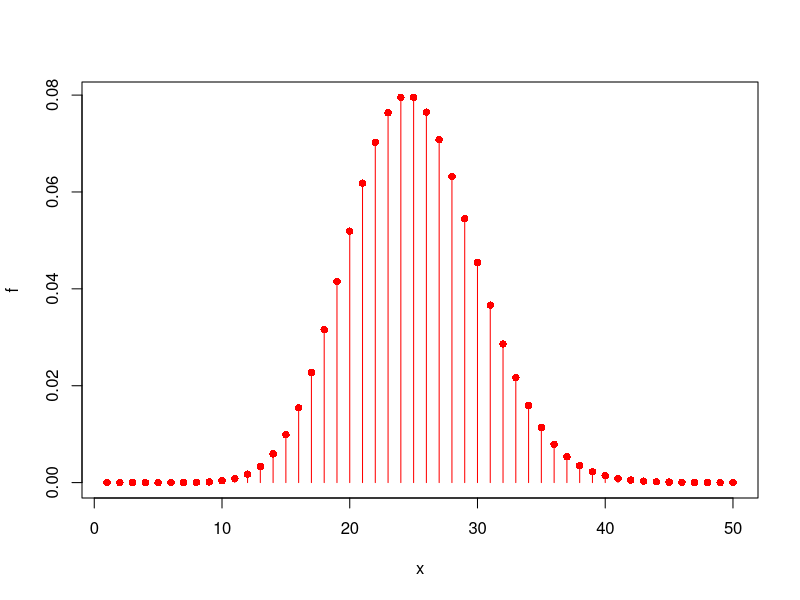
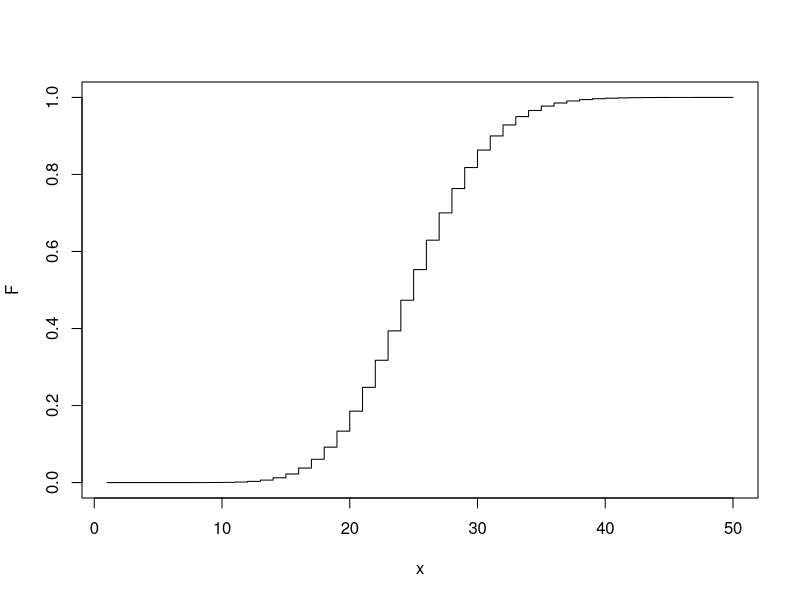
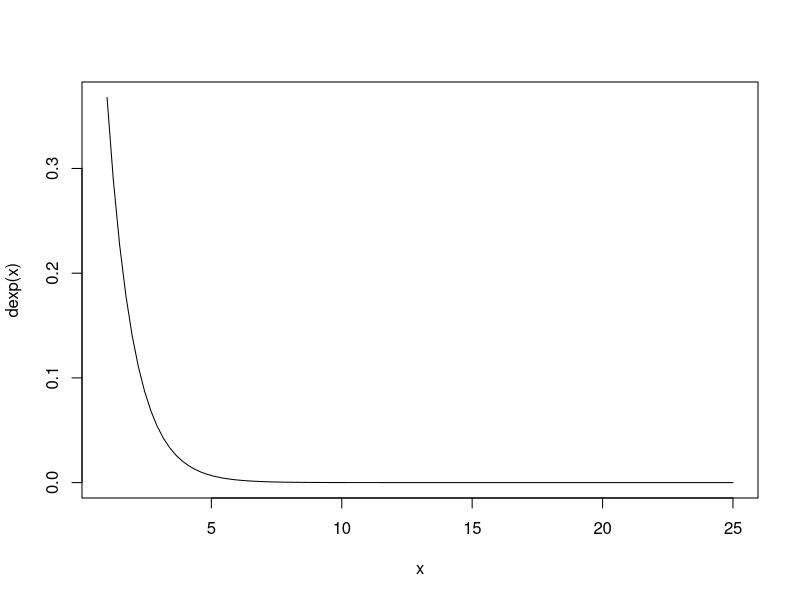
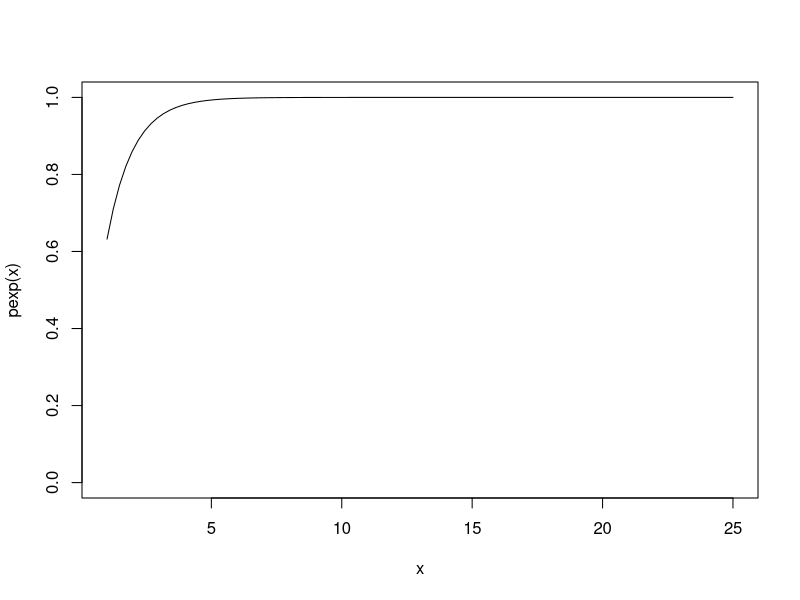
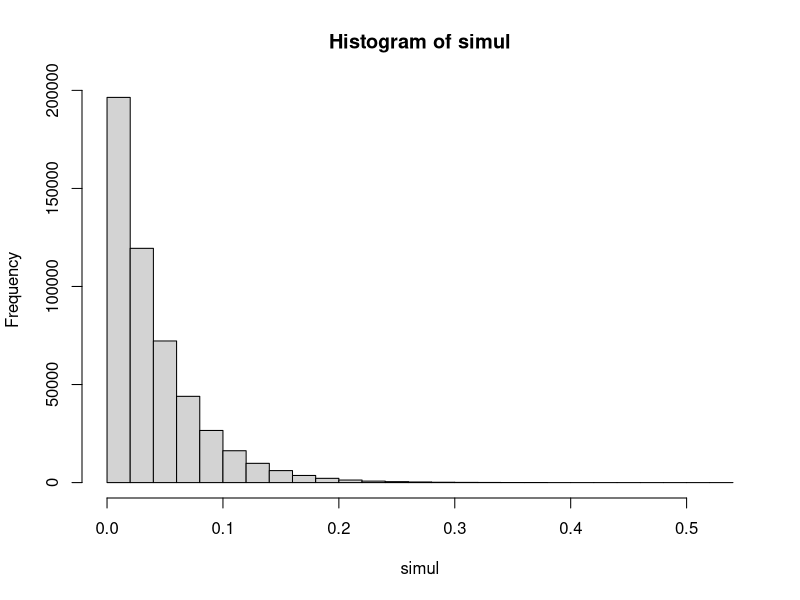

The R source for these figures, in order:
## ---- chunk 1
knitr::opts_chunk$set(echo = TRUE)
## ---- chunk 2
#Pregunta 1

x<-1:50
f<-dpois(x,25)
plot(x,f,col='red', type="h")
points(x,f,pch=16, col='red')

#funcion de distribucion

F<-ppois(x, 25)
plot(x,F,type='s')


#probabilidad de que pase 0.033 horas es 0

#probabilidad de que pase como minimo 0.052

1-pexp(0.052, 25)

#la funcion de desnisdad exponencial es

curve(dexp,25)

#la funcion de distribucion 

curve(pexp,25, ylim=c(0,1))

qexp(0.5, 25)


#simulacion entre dos tiempos de espera
simul<-rexp(500000, 25)
hist(simul)

mean(simul)

#el valor 


